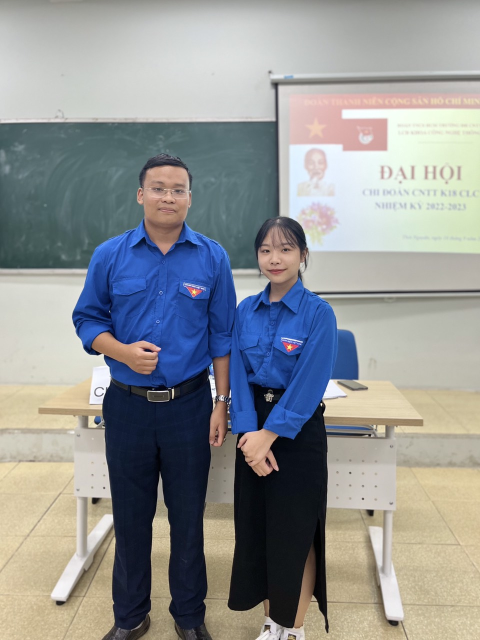
#> input picture Conv, pad, stride, pooling/HaiImage.jpg, 960 x 1280 px (shown at 1/2 size)
$ python padding.py
#> lines starting #> are read from the running program, lines starting #| are printed output that depends on the picture
# -*- coding: utf-8 -*-
"""
Created on Mon Oct 10 08:37:51 2022

@author: mamto
"""


import cv2
import imutils
# path

# Reading an image in default mode
image = cv2.imread("HaiImage.jpg")
#> image is the input picture: shape (1280, 960, 3); mean B, G, R 148, 147.5, 144.8
image = imutils.resize(image, 300)
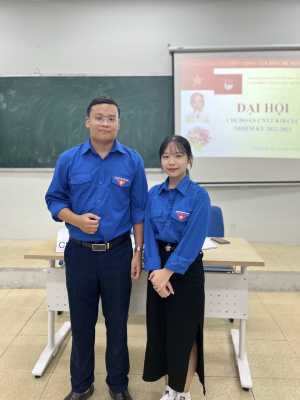
#> image: shape (400, 300, 3); mean B, G, R 148, 147.5, 144.8

# Window name in which image is displayed

# Using cv2.copyMakeBorder() method
image = cv2.copyMakeBorder(image, 10, 10, 10, 10, cv2.BORDER_CONSTANT, None, value = 0)
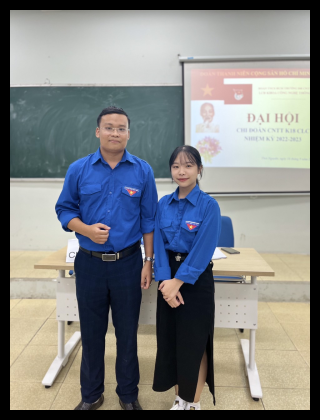
#> image: shape (420, 320, 3); mean B, G, R 132.2, 131.7, 129.3
image2 = cv2.copyMakeBorder(image, 100, 100, 50, 50, cv2.BORDER_REFLECT)
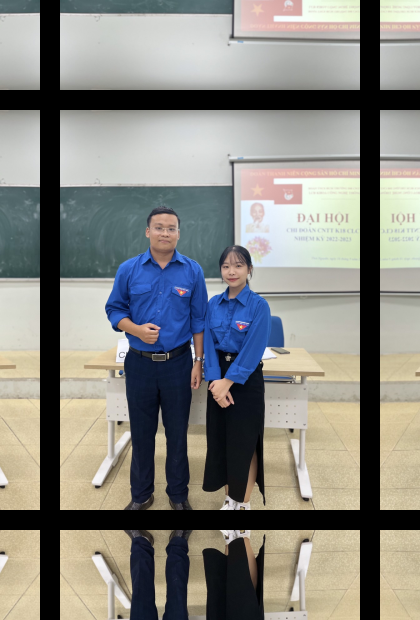
#> image2: shape (620, 420, 3); mean B, G, R 129.2, 134.4, 134.7

# Displaying the image
cv2.imshow("Black Border", image)
cv2.imshow("Reflect Border", image2)
cv2.waitKey()
cv2.destroyAllWindows()
